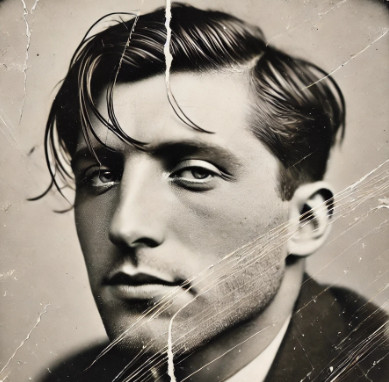
#> input picture lesson13/damaged_photo.jpg, 389 x 382 px
$ python ch13_11.py
#> lines starting #> are read from the running program, lines starting #| are printed output that depends on the picture; after the words box and inside, x2 and y2 are one past the last pixel; in counts of white or black regions, pixels touching at a corner belong together
import cv2

# 讀取受損圖像
img = cv2.imread('damaged_photo.jpg')
#> img is the input picture: shape (382, 389, 3); mean B, G, R 124.9, 135.7, 144
# 將圖像轉換為灰階色彩
gray = cv2.cvtColor(img, cv2.COLOR_BGR2GRAY)
# 應用中值濾波以減少噪聲
denoised = cv2.medianBlur(gray, 5)
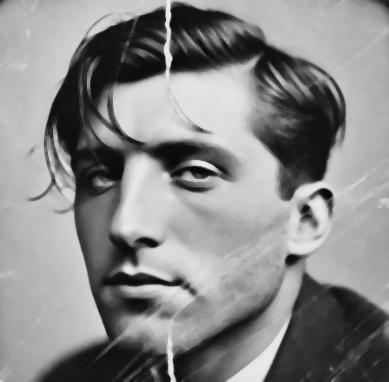
#> denoised: shape (382, 389); min 8, max 239, mean 136.6
# 檢測受損區域, 用自適應閾值分割檢測高亮區域 (可能的受損區域)
_, mask = cv2.threshold(denoised, 225, 255, cv2.THRESH_BINARY)
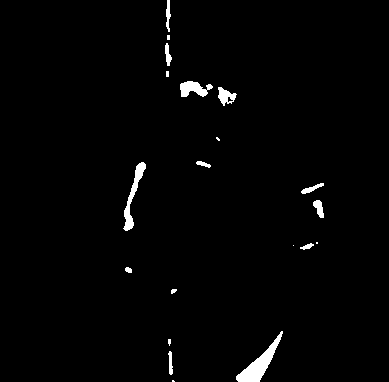
#> mask: shape (382, 389); 1.6% white; 20 white regions (7 under 20 px), largest, box (x1, y1, x2, y2) and area: (236, 331, 283, 382) 716, (123, 162, 146, 231) 440, (180, 81, 213, 97) 325
# 透過形態學操作膨脹, 擴展受損區域, 以確保完全覆蓋
kernel = cv2.getStructuringElement(cv2.MORPH_RECT, (5, 5))
mask = cv2.dilate(mask, kernel, iterations=2)
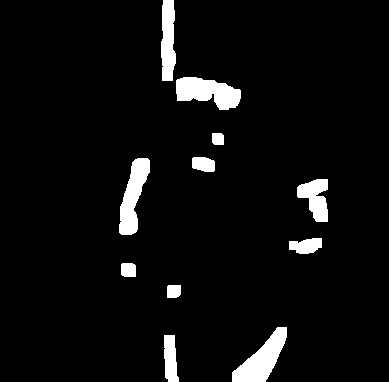
#> mask: shape (382, 389); 5.2% white; 11 white regions, largest, box (x1, y1, x2, y2) and area: (232, 327, 287, 382) 1437, (176, 77, 241, 110) 1415, (119, 158, 150, 235) 1283
# 使用 inpaint 函數修復圖像
restored_img = cv2.inpaint(img, mask, inpaintRadius=5,
                           flags=cv2.INPAINT_TELEA)
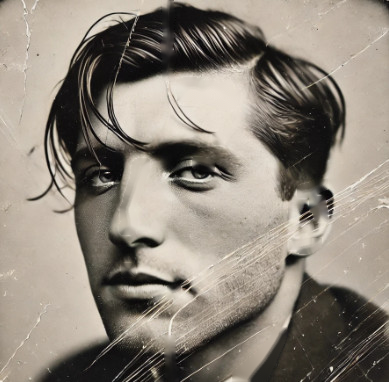
#> restored_img: shape (382, 389, 3); mean B, G, R 122.4, 133.2, 141.5
# 顯示原始圖像、遮罩和修復後的圖像
cv2.imshow('Original Image', img)
cv2.imshow('Detected Mask', mask)
cv2.imshow('Restored Image', restored_img)
cv2.waitKey(0)
cv2.destroyAllWindows()

$ run again, with lesson13/bk1.jpg copied over lesson13/damaged_photo.jpg
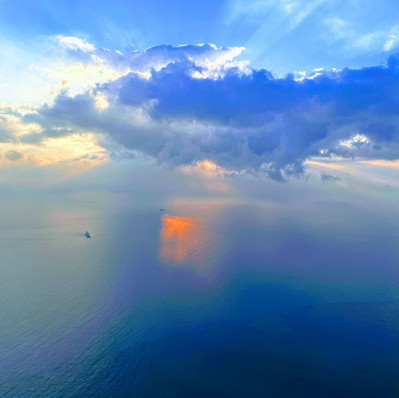
#> input picture lesson13/bk1.jpg, 399 x 398 px
#> img is the input picture: shape (398, 399, 3); mean B, G, R 177.5, 135.3, 97.7
#> `_, mask = cv2.threshold(denoised, 225, 255, cv2.THRESH_BINARY)`:
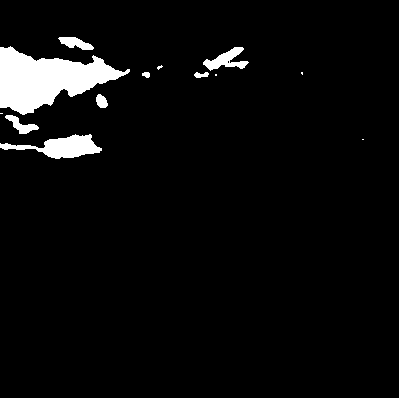
#> mask: shape (398, 399); 4.5% white; 13 white regions (5 under 20 px), largest, box (x1, y1, x2, y2) and area: (0, 46, 130, 115) 4734, (0, 134, 102, 159) 1206, (203, 47, 249, 71) 494
#> `restored_img = cv2.inpaint(img, mask, inpaintRadius=5, flags=cv2.INPAI..`:
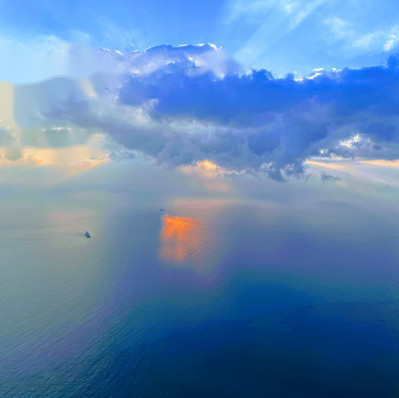
#> restored_img: shape (398, 399, 3); mean B, G, R 177.2, 132.8, 93.8
